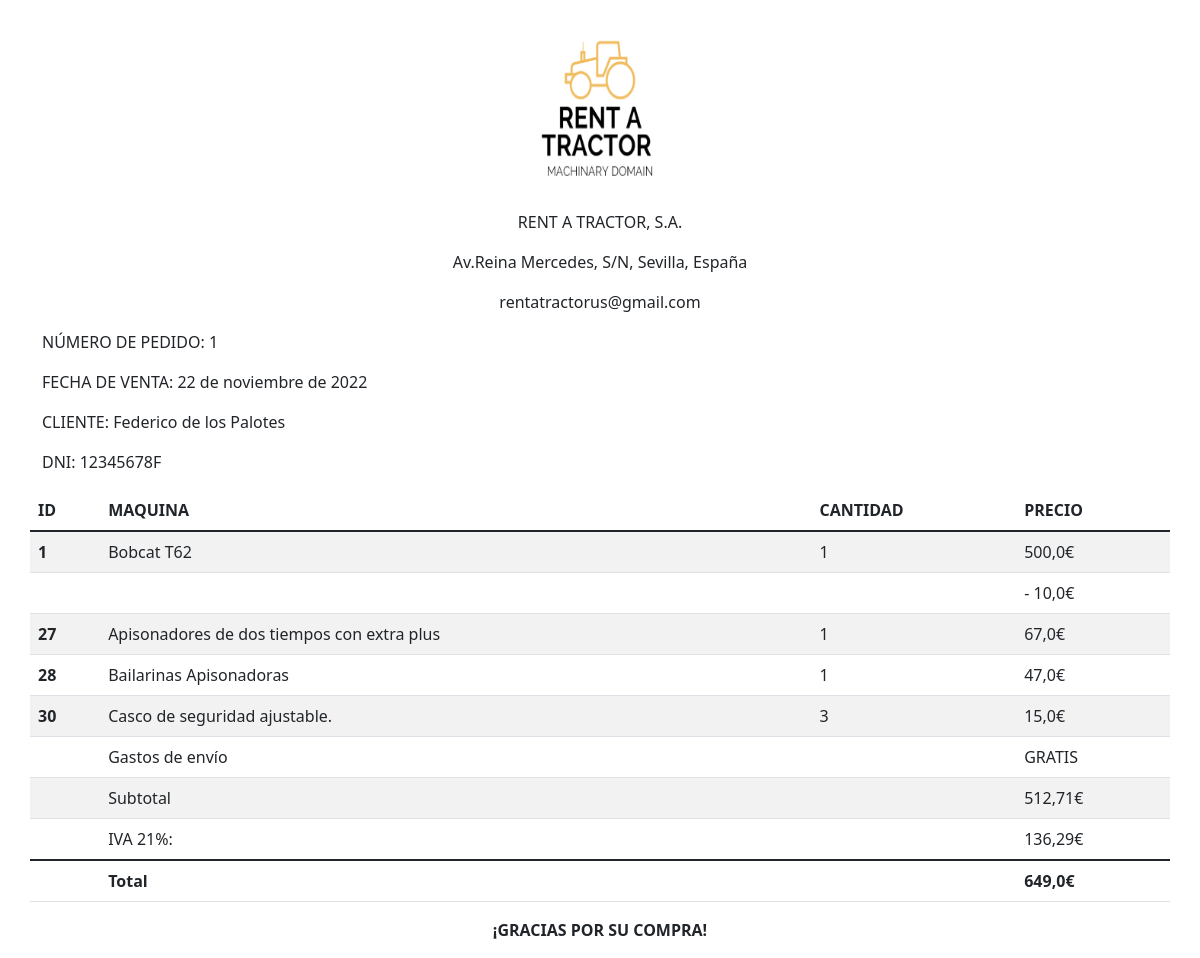
/factura/1, run on the app's committed database.
### app/models.py (models this page shows)
class Pedido(models.Model):
    id = models.IntegerField(primary_key=True)
    fecha_pedido = models.DateField()
    direccion_envio = models.CharField(max_length=256)
    direccion_facturacion = models.CharField(max_length=256)
    estado_pedido = models.CharField(choices=EstadoPedido.choices(), default='No pagado', max_length=256)
    cliente = models.ForeignKey('Cliente', on_delete=models.CASCADE)
    maquina = models.ManyToManyField('Maquina')
    pago_contrareembolso = models.BooleanField(default=False)
    recogida_en_tienda = models.BooleanField(default=False)

class Cliente(models.Model):
    id = models.IntegerField(primary_key=True, blank=True)
    nombre = models.CharField(max_length=64,null=True)
    apellidos = models.CharField(max_length=64,null=True)
    dni = models.CharField(max_length=32,null=True)
    fecha_nacimiento = models.DateField(null=True)
    correo = models.CharField(max_length=64,null=True)

class Maquina(models.Model):
    id = models.IntegerField(primary_key=True)
    nombre = models.CharField(max_length=64)
    descripcion = models.CharField(max_length=256)
    precio = models.FloatField()
    stock = models.IntegerField()
    marca = models.CharField(max_length=64)
    fabricante = models.CharField(max_length=64)
    dimensiones = models.CharField(max_length=256)
    imagen = models.CharField(max_length=256)
    tipo_maquina = models.CharField(choices=TipoMaquina.choices(), default=TipoMaquina.varios, max_length=256)
    descuento = models.FloatField(default=0.0)
    sugerido = models.BooleanField(default=False)
    sugerencias = models.ManyToManyField('Maquina', null=True)

class Contiene(models.Model):
    cantidad = models.IntegerField()
    pedido = models.ForeignKey('Pedido', on_delete=models.CASCADE)
    maquina = models.ForeignKey('Maquina', on_delete=models.CASCADE)

### app/views.py (the view)
# urls.py: path('factura/<int:id>', views.factura),
def factura(request, id):
    pedido = Pedido.objects.get(id=id)
    contiene = Contiene.objects.filter(pedido__id=id)
    precioTotal = 0
    gastoEnvio = 50
    precioSubtotalEnvio = 0
    for c in contiene:
        precioTotal += (c.maquina.precio - c.maquina.descuento) * c.cantidad
    if precioTotal > 499:
        gastoEnvio = 0
    precioTotalEnvio = precioTotal + gastoEnvio
    iva = precioTotalEnvio * 0.21
    precioSubtotalEnvio = precioTotalEnvio - iva
    cesta = []
    enviado = False
    try:
        cliente = ClienteRegistrado.objects.get(user=request.user.id).cliente
        cesta = EnCesta.objects.filter(cliente__id=cliente.id)
    except ObjectDoesNotExist:
        cliente = None
    except BadHeaderError:
        return HttpResponse('Invalid header found.')
    return render(request, 'factura.html', {'pedido': pedido, 'contiene': contiene, 'precioTotal': precioTotal,
                                            'precioTotalEnvio': precioTotalEnvio,
                                            'precioSubtotalEnvio': precioSubtotalEnvio, 'iva': iva,
                                            'gastoEnvio': gastoEnvio, 'cesta': cesta,
                                            'STATIC_URL': settings.STATIC_URL,
                                            'cliente': cliente, 'enviado': enviado})

### app/templates/factura.html (shortened to what this page needs)
{% load static %}
{% load custom_template_tags %}
<!DOCTYPE html>
<html lang="en">
  <head>
    <link
      href="https://cdn.jsdelivr.net/npm/bootstrap@5.2.3/dist/css/bootstrap.min.css"
      rel="stylesheet"
    />
  </head>
  <body>
    <div class="container">
    <div class="row justify-content-center">
        <img src="{% static 'logo.png' %}" class="img-fluid d-block mx-auto img-logo" >
    </div>
    <div class="row justify-content-center text-center">
    <p>RENT A TRACTOR, S.A.</p>
    <p>Av.Reina Mercedes, S/N, Sevilla, España</p>
    <p>rentatractorus@gmail.com</p>
    </div>
    <div class="row">
    <p font-weight="bold">NÚMERO DE PEDIDO: {{pedido.id}}</p>
    <p font-weight="bold">FECHA DE VENTA: {{pedido.fecha_pedido}}</p>
    <p font-weight="bold">CLIENTE: {{pedido.cliente.nombre}} {{pedido.cliente.apellidos}}</p>
    <p font-weight="bold">DNI: {{pedido.cliente.dni}}</p>
    </div>
    <div class="row">
    <table class="table table-striped">
        <thead>
        <tr>
            <th scope="col">ID</th>
            <th scope="col">MAQUINA</th>
            <th scope="col">CANTIDAD</th>
            <th scope="col">PRECIO</th>
        </tr>
        </thead>
        <tbody class="table-group-divider">
        {% for producto in pedido.maquina.all %}
            <tr>
                <th scope="row">{{producto.id}}</th>
                <td>{{producto.nombre}}</td>
                <td>
                {% for prodUnidades in contiene %}
                    {% if prodUnidades.maquina.id == producto.id %}
                        {{prodUnidades.cantidad}}
                    {% endif %}
                {% endfor %}
                </td>
                <td>{{producto.precio}}€</td>
            </tr>
            {% if producto.descuento != 0 %}
                <tr>
                    <td></td>
                    <td></td>
                    <td></td>
                    <td>- {{producto.descuento}}€</td>
                </tr>
            {% endif %}
        {% endfor %}
        <tr>
            <td></td>
            <td>Gastos de envío</td>
            <td></td>
            <td>{% if gastoEnvio != 0 %} 50€ {% else %} GRATIS {% endif %}</td>
        </tr>
        <tr>
            <td></td>
            <td>Subtotal</td>
            <td></td>
            <td>{{precioSubtotalEnvio}}€</td>
        </tr>
        <tr>
            <td></td>
            <td>IVA 21%:</td>
            <td></td>
            <td>{{iva}}€</td>
        </tr>
        </tbody>
        <tfoot class="table-group-divider">
        <tr>
            <td></td>
            <th >Total</th>
            <td></td>
            <th>{{precioTotalEnvio}}€</th>
        </tr>
        </tfoot>
        </table>
    </div>
    <div class="row text-center">
        <p>
        <strong>¡GRACIAS POR SU COMPRA!</strong>
        </p>
    </div>
    </div>
  </body>
</html>

### app/templates/factura.html (style rules this page uses)
.img-logo { margin-top: 10px; width: 200px; height: 200px; }

### data on the page
Pedido: id "1", fecha_pedido "22 de noviembre de 2022", cliente.nombre "Federico", cliente.apellidos "de los Palotes", cliente.dni "12345678F"
Maquina: id "1", nombre "Bobcat T62", precio "500,0", descuento "10,0"
Contiene: cantidad "1"
Maquina: id "27", nombre "Apisonadores de dos tiempos con extra plus", precio "67,0"
Contiene: cantidad "1"
Maquina: id "28", nombre "Bailarinas Apisonadoras", precio "47,0"
Contiene: cantidad "1"
Maquina: id "30", nombre "Casco de seguridad ajustable.", precio "15,0"
Contiene: cantidad "3"

### other printed values
{{ precioSubtotalEnvio }} "512,71"
{{ iva }} "136,29"
{{ precioTotalEnvio }} "649,0"
